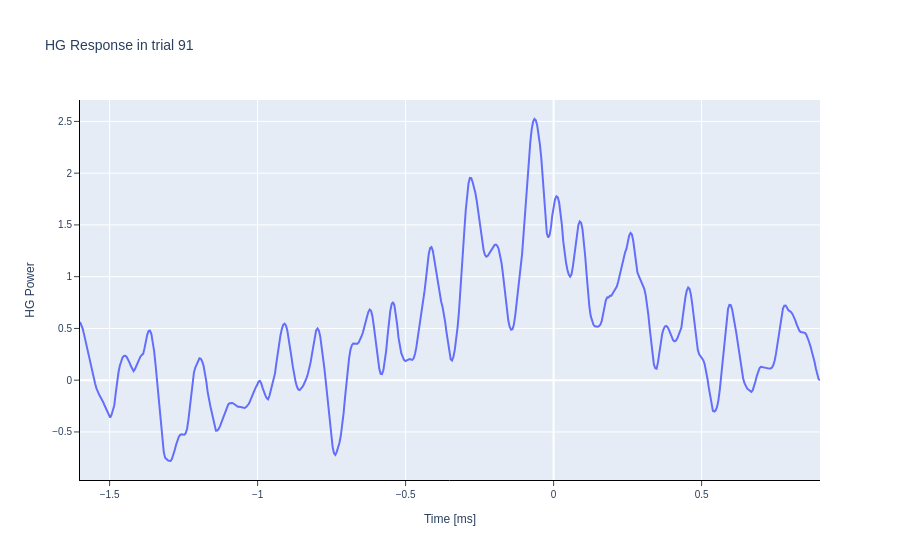

Here is the notebook cell this chart was saved with:
### Code cell
fig = go.Figure()

fig.add_trace(
go.Scatter(
    x=time, y=data_P1[91, 97, :], 
    mode='lines', name=tr
    ))
fig.update_xaxes(title_text="Time [ms]", showline=True, linecolor='black', linewidth=1,
                    ticks='outside', showticklabels=True)
fig.update_yaxes(title_text="HG Power", showline=True, linecolor='black', linewidth=1,
                    ticks='outside', showticklabels=True)
fig.update_layout(
    title=f"HG Response in trial {91}", 
    font=dict(family="Arial", size=10))
fig.show()

### Figure 1 — Plotly figure (JSON) as saved in the notebook; plotly's stock layout.template omitted (floating-point values rounded to 4 significant figures; data arrays with more than 128 entries replaced by an {"elided": "..."} marker saying what was removed)
{"data": [{"mode": "lines", "name": "110", "type": "scatter", "x": {"elided": "540 float values"}, "y": {"elided": "540 float values"}}], "layout": {"font": {"family": "Arial", "size": 10}, "title": {"text": "HG Response in trial 91"}, "xaxis": {"linecolor": "black", "linewidth": 1, "showline": true, "showticklabels": true, "ticks": "outside", "title": {"text": "Time [ms]"}}, "yaxis": {"linecolor": "black", "linewidth": 1, "showline": true, "showticklabels": true, "ticks": "outside", "title": {"text": "HG Power"}}}}
